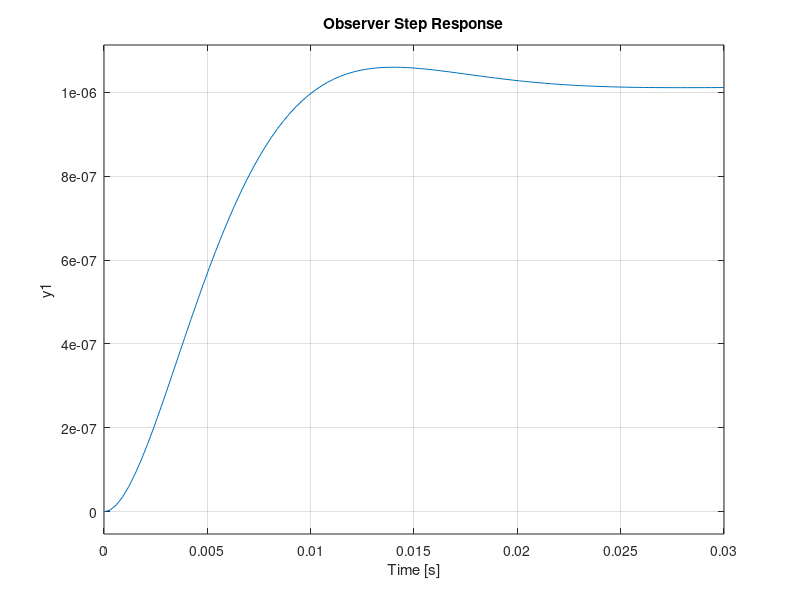
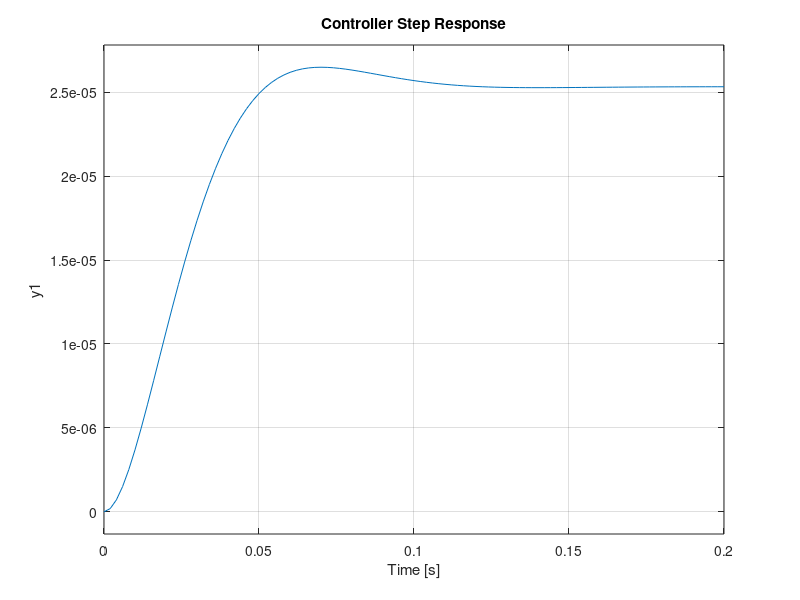
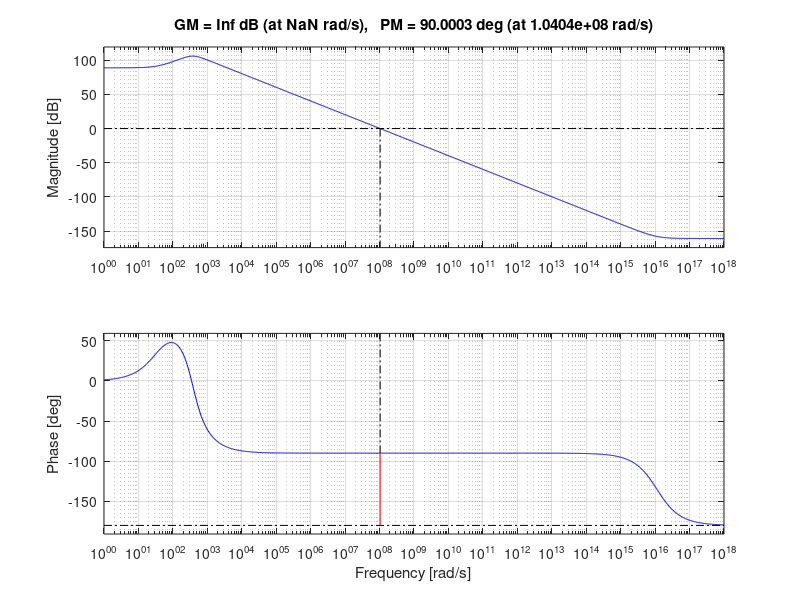
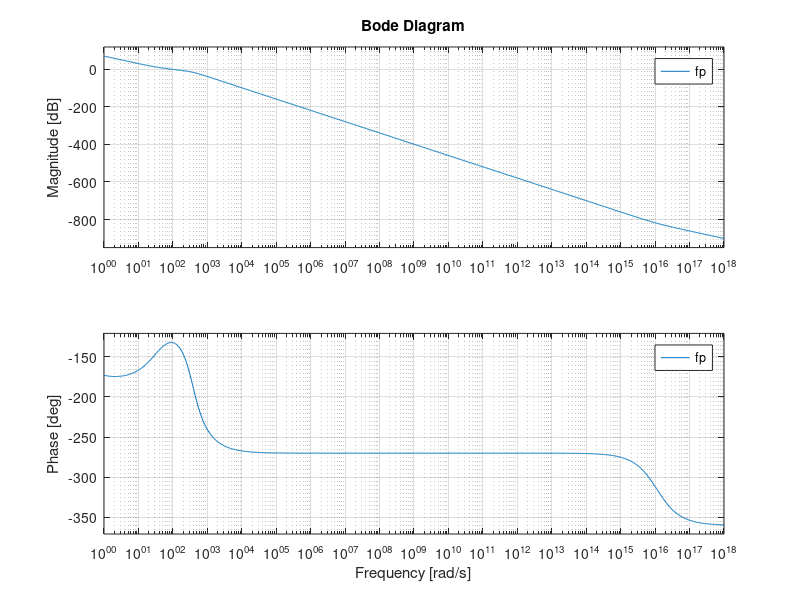

These figures' MATLAB source, in order:
%{ 
MECH 7710 
Homework 0
Matt Boler
%}

clc; clear all; close all;

%% Part 1

J = 10; % kg*m^2
b = 1;% N*m*s/rad

% Derive the differential equation
% u = J*theta_dd + b*theta_d

% Convert the system to state space
% states = [theta; theta_d];

A = [0, 1; ...
    0, -b/J];

B = [0; 1/J];

C = [1, 0];

D = 0;

sys = ss(A, B, C, D);

% What are the eigenvalues of the system?
eig_sys = eig(A)

%% Part 2
% Design an observer for the above system

% Show that the system is observable
dimension = 2;
rank(obsv(A, C)) == dimension

% Design L st the error dynamics have:
wn_obs = 50*2*pi; % rad/s
zeta_obs = 0.7;

sigma_obs = zeta_obs * wn_obs;
wd_obs = wn_obs * sqrt(1 - zeta_obs^2);

s_des_obs = [-sigma_obs + 1i*wd_obs, ...
    -sigma_obs - 1i*wd_obs];

L = place(A', C', s_des_obs)';

sys_obs = ss(A-L*C, B, C, 0);
figure(1);
step(sys_obs);
title('Observer Step Response');

%% Part 3
% Design a state feedback controller for the table

% Show the table is controllable
rank(ctrb(A, B)) == dimension

% Design K st the system has:
wn_con = 10*2*pi; % rad/s
zeta_con = 0.7;

sigma_con = zeta_con * wn_con;
wd_con = wn_con * sqrt(1 - zeta_con^2);

s_des_con = [-sigma_con + 1i*wd_con, ...
    -sigma_con - 1i*wd_con];

K = place(A, B, s_des_con);

sys_con = ss(A-B*K, B, C, 0);
figure(2);
step(sys_con);
title('Controller Step Response');

%% Part 4
% Solve for the equivalent compensator
A_comp = A - B*K - L*C;
B_comp = L;

% Large number of sources say this should be -K instead, why?
C_comp = K;
s = tf('s');

% NOTE: A_comp has VERY poor condition number
compensator = C_comp * inv(s*eye(dimension) - A_comp) * B_comp;
compensator = minreal(compensator, 0.001);

% What kind of control system does it resemble?

% Ignoring numerical errors in p-z cancellation, the compensator has a pair
% of stable complex poles and a stable real zero, which looks kind of like
% a 2nd-order low pass filter with a phase bump

% What can you say about the 'robustness' of the controller?

% Gain + Phase margins shown below:
figure(3)
margin(compensator);

% The controller itself has poor margins, but we don't really look at
% controllers independent of the plant so that's rather inconsequential.


%% Part 5
% Calculate the closed-loop transfer function
[num, den] = ss2tf(A, B, C, D);
sys_tf = tf(num, den);

fp = sys_tf * compensator;

sys_cl = fp/(1 + fp)

% Provide Bode and Nyquist plots for the closed-loop system
figure(4);
bode(fp)

figure(5);
nyquist(fp);

%% Part 6
% Design the controller in the discrete domain with a 1kHz sample rate

% Discretize the state space model. What are the eigenvalues?
dt = 0.001;
sys_d = c2d(sys, dt);
eig_sys_d = eig(sys_d.A)

% Design L to provide the same response as problem 2
s_des_obs_d = exp(dt * s_des_obs);
L_d = place(sys_d.A', sys_d.C', s_des_obs_d)';

% Design K to provide the same response as problem 3
s_des_con_d = exp(dt * s_des_con);
K_d = place(sys_d.A, sys_d.B, s_des_con_d);

% Where are the closed-loop estimator and controller poles?
eig_d = [eig(sys_d.A - L_d * sys_d.C); eig(sys_d.A - sys_d.B * K_d)]

% Solve for the equivalent compensator transfer function
z = tf('z', dt);

[num, den] = ss2tf(sys_d.A, sys_d.B, sys_d.C, sys_d.D);
sys_tf_d = tf(num, den, dt);

A_comp_d = sys_d.A - sys_d.B*K_d - L_d*sys_d.C;
B_comp_d = L_d;

% Large number of sources say this should be -K instead, why?
C_comp_d = K_d;

compensator_d = C_comp_d * inv(z*eye(dimension) - A_comp_d) * B_comp_d;
compensator_d = minreal(compensator_d, 0.001)

fp_d = sys_tf_d * compensator_d;
sys_cl_d = fp_d / (1 + fp_d);

%% Part 7
% Compare continuous and discrete response using equivalent compensator
% Plot response on a single graph

[y_c, t_c] = step(sys_cl);
[y_d, t_d] = step(sys_cl_d);

figure(6);
plot(t_c, y_c, t_d, y_d);
legend('Continuous', 'Discrete');
title('Continuous vs Discrete Compensators');